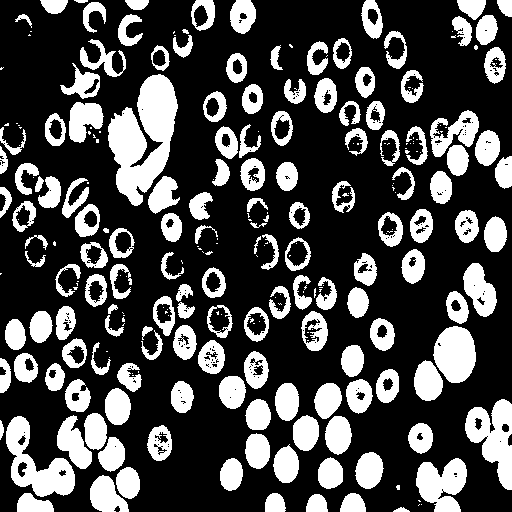
#> input picture TP1/Images/cellbin.bmp, 512 x 512 px
$ python section1.py
#> lines starting #> are read from the running program, lines starting #| are printed output that depends on the picture; after the words box and inside, x2 and y2 are one past the last pixel; in counts of white or black regions, pixels touching at a corner belong together
### TP1/utils.py
#!/usr/bin/env python3
# -*- coding: utf-8 -*-
"""
Created on Wed Oct 28 16:52:56 2020

@author: Said,Isabelle
"""

#%% SECTION 1 inclusion de packages externes

import numpy as np
import platform
import tempfile
import os
import matplotlib.pyplot as plt
from scipy import ndimage as ndi
# necessite scikit-image
from skimage import io as skio


# POUR LA MORPHO
import skimage.morphology as morpho
import skimage.feature as skf
from scipy import ndimage as ndi

#% SECTION 2 fonctions utiles pour le TP

# [64 lines left out: functions viewimage, viewimage_color, not called in this run]


def strel(forme,taille,angle=45):
    """renvoie un element structurant de forme
     'diamond'  boule de la norme 1 fermee de rayon taille
     'disk'     boule de la norme 2 fermee de rayon taille
     'square'   carre de cote taille (il vaut mieux utiliser taille=impair)
     'line'     segment de langueur taille et d'orientation angle (entre 0 et 180 en degres)
      (Cette fonction n'est pas standard dans python)
    """

    if forme == 'diamond':
        return morpho.selem.diamond(taille)
    if forme == 'disk':
        return morpho.selem.disk(taille)
    if forme == 'square':
        return morpho.selem.square(taille)
    if forme == 'line':
        angle=int(-np.round(angle))
        angle=angle%180
        angle=np.float32(angle)/180.0*np.pi
        x=int(np.round(np.cos(angle)*taille))
        y=int(np.round(np.sin(angle)*taille))
        if x**2+y**2 == 0:
            if abs(np.cos(angle))>abs(np.sin(angle)):
                x=int(np.sign(np.cos(angle)))
                y=0
            else:
                y=int(np.sign(np.sin(angle)))
                x=0
        rr,cc=morpho.selem.draw.line(0,0,y,x)
        rr=rr-rr.min()
        cc=cc-cc.min()
        img=np.zeros((rr.max()+1,cc.max()+1) )
        img[rr,cc]=1
        return img
    raise RuntimeError('Erreur dans fonction strel: forme incomprise')


# [15 lines left out: function couleurs_alea, not called in this run]

### TP1/section1.py
# -*- coding: utf-8 -*-
"""
Created on Wed Oct 28 16:58:16 2020

@author: Edison
"""

from utils import *

#%%
# Images binaire
im1=skio.imread('Images/cellbin.bmp')
#> im1: shape (512, 512) bool; 29.1% white; 270 white regions (119 under 20 px), largest, box (x1, y1, x2, y2) and area: (108, 74, 178, 206) 5286, (6, 416, 75, 497) 2464, (465, 399, 512, 490) 2336
# [12 lines of commented-out code are left out]

plt.imshow(im1,cmap="gray")

#
# viewimage(im) - Utilisable à la place de plt.imshow si Gimp est installé.

se1=strel('disk',2)

# dilatation
dil=morpho.dilation(im1,se1)
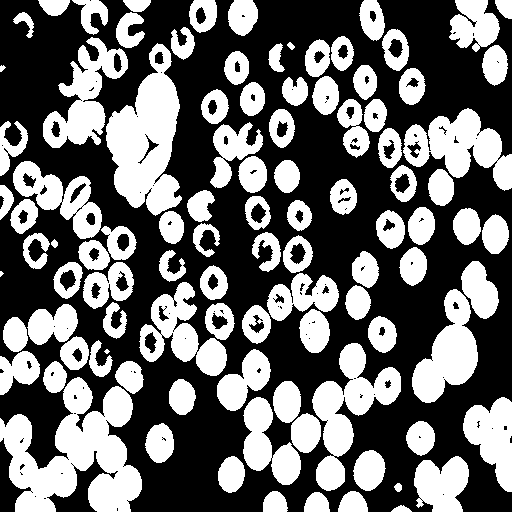
#> dil: shape (512, 512) bool; 41.8% white; 100 white regions (2 under 20 px), largest, box (x1, y1, x2, y2) and area: (0, 377, 142, 512) 10448, (106, 43, 182, 216) 7559, (312, 343, 401, 491) 5124
plt.imshow(dil,cmap="gray")

# erosion
ero=morpho.erosion(im1,se1)
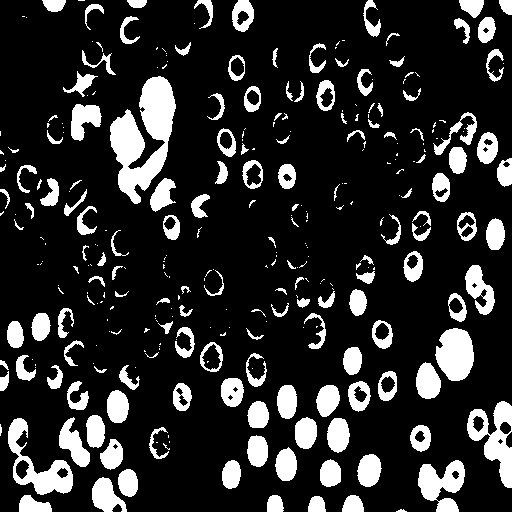
#> ero: shape (512, 512) bool; 17% white; 308 white regions (158 under 20 px), largest, box (x1, y1, x2, y2) and area: (110, 76, 176, 204) 4355, (467, 401, 512, 488) 1772, (8, 418, 73, 495) 1748
plt.imshow(ero,cmap="gray")

#ouverture
_open=morpho.opening(im1,se1)
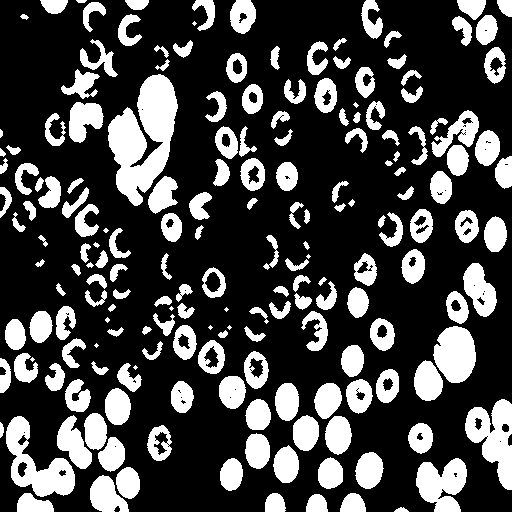
#> _open: shape (512, 512) bool; 27% white; 188 white regions (12 under 20 px), largest, box (x1, y1, x2, y2) and area: (108, 74, 178, 206) 5250, (6, 416, 75, 497) 2443, (465, 399, 512, 490) 2332
plt.imshow(_open,cmap="gray")

#fermeture
#_close=morpho.closing(im1,se1)
#plt.imshow(_close,cmap="gray")
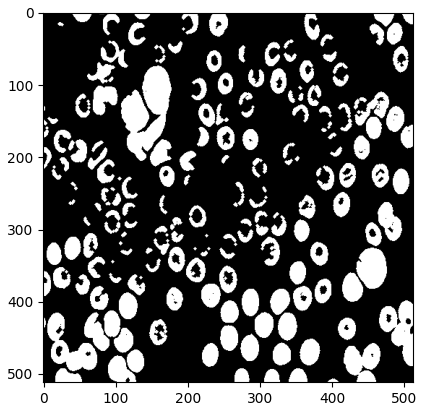
#> figure drawn by matplotlib, 1 panel

$ run again, with TP1/Images/cafe.bmp copied over TP1/Images/cellbin.bmp
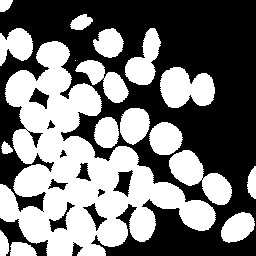
#> input picture TP1/Images/cafe.bmp, 256 x 256 px
#> im1: shape (256, 256) bool; 46.2% white; 18 white regions (1 under 20 px), largest, box (x1, y1, x2, y2) and area: (0, 41, 216, 256) 19081, (160, 67, 215, 108) 1652, (169, 150, 232, 205) 1634
#> dil: shape (256, 256) bool; 55.3% white; 25 black regions (10 under 20 px), largest, box (x1, y1, x2, y2) and area: (0, 0, 256, 256) 26601, (133, 137, 212, 205) 957, (0, 153, 25, 188) 521
#> `ero=morpho.erosion(im1,se1)`:
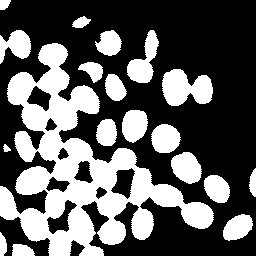
#> ero: shape (256, 256) bool; 36.7% white; 19 white regions, largest, box (x1, y1, x2, y2) and area: (0, 43, 214, 256) 15588, (162, 69, 213, 106) 1323, (127, 30, 159, 83) 834
#> _open: shape (256, 256) bool; 45.9% white; 17 white regions, largest, box (x1, y1, x2, y2) and area: (0, 41, 216, 256) 19022, (160, 67, 215, 108) 1643, (169, 150, 232, 205) 1629
#> `#plt.imshow(_close,cmap="gray")`:
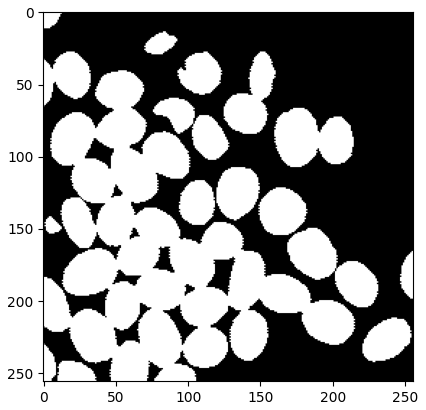
#> figure drawn by matplotlib, 1 panel
